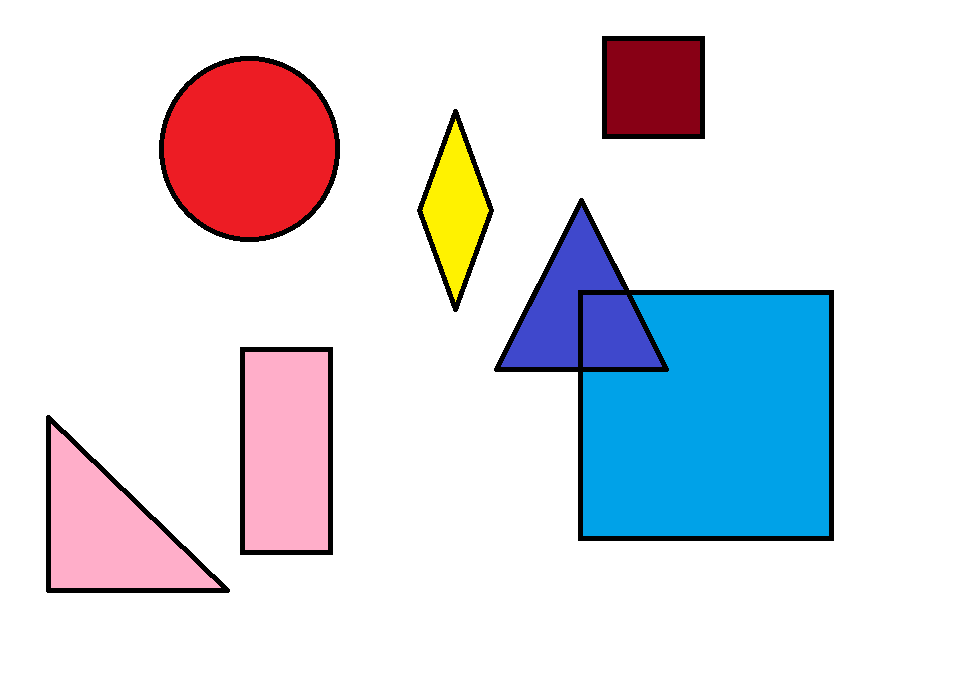
//> input picture Resources/shapes2.png, 960 x 696 px
$ ./Chapter7   (built with g++ and OpenCV 4)
//> lines starting //> are read from the running program, lines starting //| are printed output that depends on the picture; after the words box and inside, x2 and y2 are one past the last pixel; in counts of white or black regions, pixels touching at a corner belong together
#include <opencv2/imgcodecs.hpp>
#include <opencv2/highgui.hpp>
#include <opencv2/imgproc.hpp>
#include <iostream>

using namespace cv;
using namespace std;

//////////// Shape Detection ///////////////

Mat imgGray, imgBlur, imgCanny, imgDilated;

void getContours(Mat imgDilated, Mat drawImg)
{
	vector<vector<Point>> contours;
	vector<Vec4i> hierarchy;

	findContours(imgDilated, contours, hierarchy, RETR_EXTERNAL, CHAIN_APPROX_SIMPLE);
	//drawContours(drawImg, contours, -1, Scalar(0, 0, 255), 2);

	vector<vector<Point>> conPoly(contours.size()); //Has corners to tell what kind of shape
	vector<Rect> boundRect(contours.size());

	for (int i = 0; i < contours.size(); i++)
	{
		int area = contourArea(contours[i]);
		//cout << area << endl;

		string objectType;

		if (area > 1000)
		{
			float peri = arcLength(contours[i], true);
			approxPolyDP(contours[i], conPoly[i], 0.02 * peri, true);
			drawContours(drawImg, conPoly, i, Scalar(0, 0, 255), 2);
			cout << conPoly[i].size() << endl;
			boundRect[i] = boundingRect(conPoly[i]);
			//putText(drawImg, to_string(area), contours[i][0], FONT_HERSHEY_DUPLEX, .75, Scalar(0, 0, 0), 1);

			int objCor = (int)conPoly[i].size();

			if (objCor == 3) {objectType = "Triangle";}
			if (objCor == 4)
			{
				float aspRatio = (float)boundRect[i].width / (float)boundRect[i].height;
				cout << aspRatio << endl;
				if (aspRatio > 0.95 && aspRatio < 1.05)
				{
					objectType = "Square";
				}else{ objectType = "Rectangle"; }
			}
			if (objCor > 4) {objectType = "Circle";}

			rectangle(drawImg, boundRect[i].tl(), boundRect[i].br(), Scalar(0, 255, 0), 5); // Draw bounding box
			putText(drawImg, objectType, {boundRect[i].x, boundRect[i].y - 5}, FONT_HERSHEY_PLAIN, 1, Scalar(0, 0, 255), 1); // Draw text
		}
	}
}

void main()
{
	string path = "Resources/shapes2.png";
	Mat img = imread(path);
//> img is the input picture: 696 rows x 960 cols, CV_8UC3; mean B, G, R 228.9, 221.2, 220.9

	// Preprocessing
	cvtColor(img, imgGray, COLOR_BGR2GRAY); //RGB to grayscale
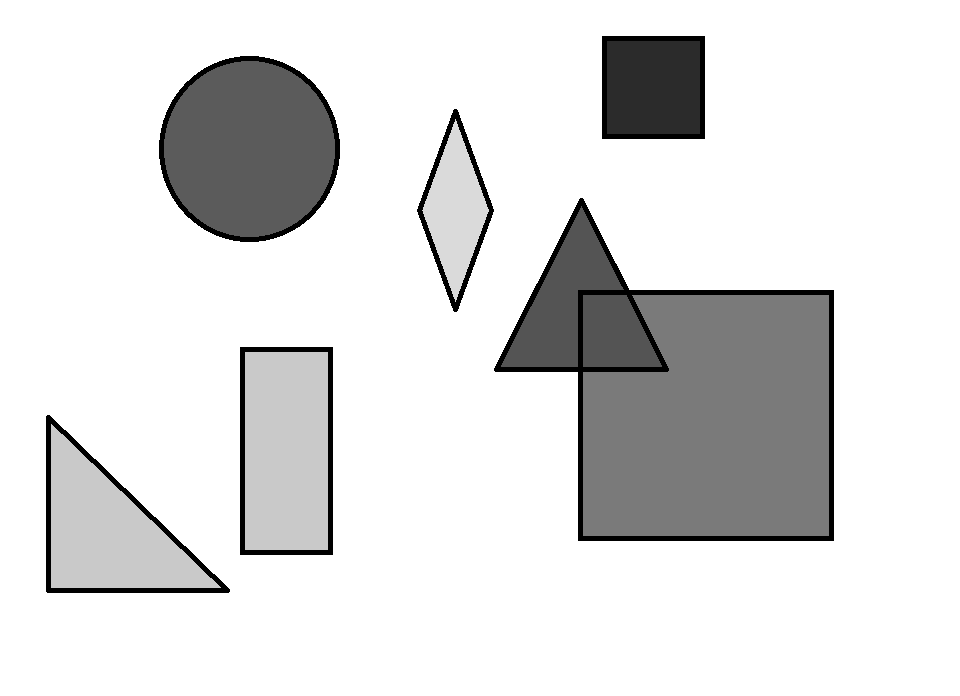
//> imgGray: 696 rows x 960 cols, CV_8UC1; min 0, max 255, mean 222
	GaussianBlur(img, imgBlur, Size(3, 3), 3, 0); // Blur
	Canny(imgBlur, imgCanny, 25, 75); //Detect edges
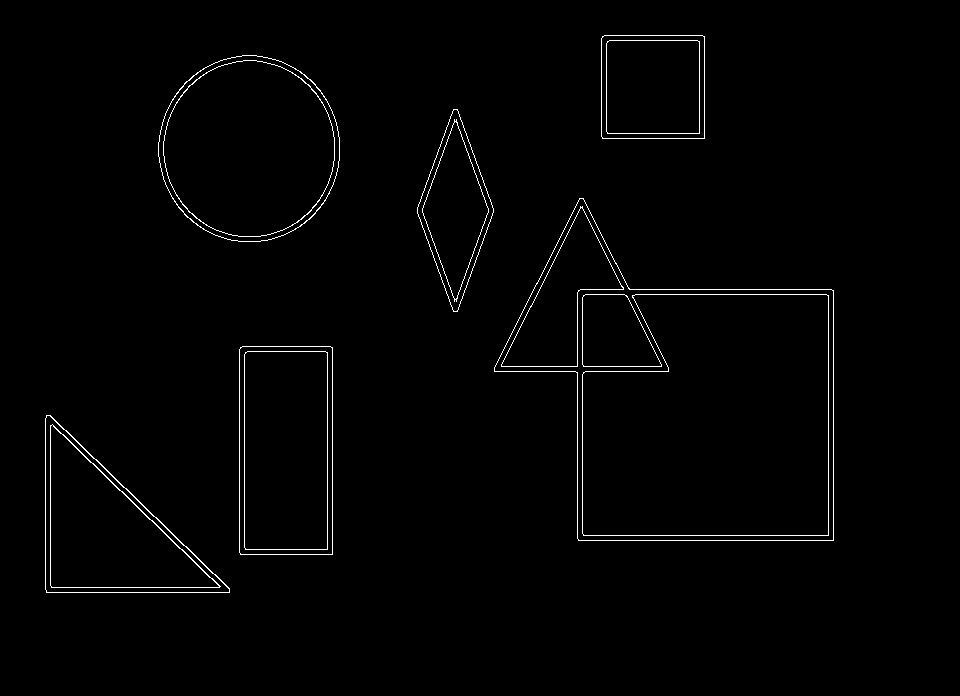
//> imgCanny: 696 rows x 960 cols, CV_8UC1; 1.2% white in thin lines or dots, all inside (x1, y1, x2, y2) = (45, 35, 834, 593)
	Mat kernel = getStructuringElement(MORPH_RECT, Size(3, 3)); //Creates kernel for dilation greater number more dilation
	dilate(imgCanny, imgDilated, kernel);
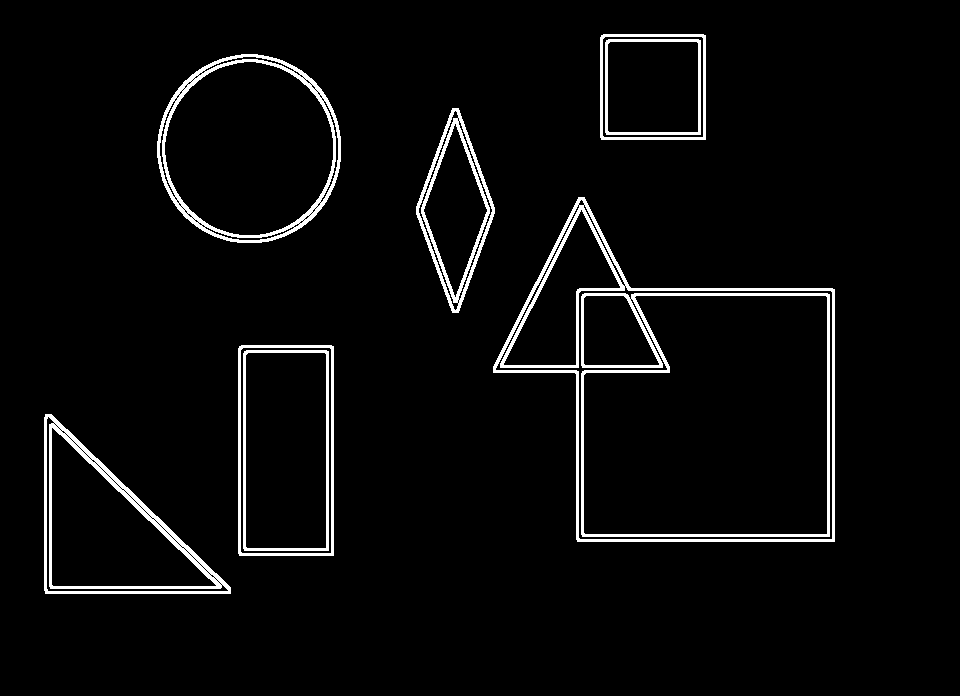
//> imgDilated: 696 rows x 960 cols, CV_8UC1; 3.9% white; 9 white regions

	imshow("Image", img);

	getContours(imgDilated, img);
//> in getContours, `findContours(imgDilated, contours, hierarchy, RETR_EXTERNAL, CHAIN_APP..`: contours = 6 contours; box (x1, y1, x2, y2) and area: (493, 197, 835, 542) 75364, (157, 54, 341, 243) 27182, (238, 345, 334, 556) 19943, (44, 414, 231, 594) 17800, (600, 34, 706, 140) 11018, (416, 108, 495, 313) 8748
//> in getContours, `vector<vector<Point>> conPoly(contours.size());`: conPoly = 6 empty contours
//> the loop in getContours, `for (int i = 0; i < contours.size(); i++)` made 6 passes
//> (area, peri, objCor, aspRatio) on passes 2, 4, 6: (19943, 607.7, 4, 0.455), (8748, 479.6, 4, 0.385), (11018, 417.7, 4, 1)
//> (area, peri, objCor) on passes 1, 3, 5: (17800, 627.5, 3), (75364, 1290.3, 7), (27182, 617.8, 8)
//| 3
//| 4
//| 0.454976
//| 7
//| 4
//| 0.385366
//| 8
//| 4
//| 1
//> pass 1, in getContours, `putText(drawImg, objectType, {boundRect[i].x, boundRect[i].y - 5}, FON..`:
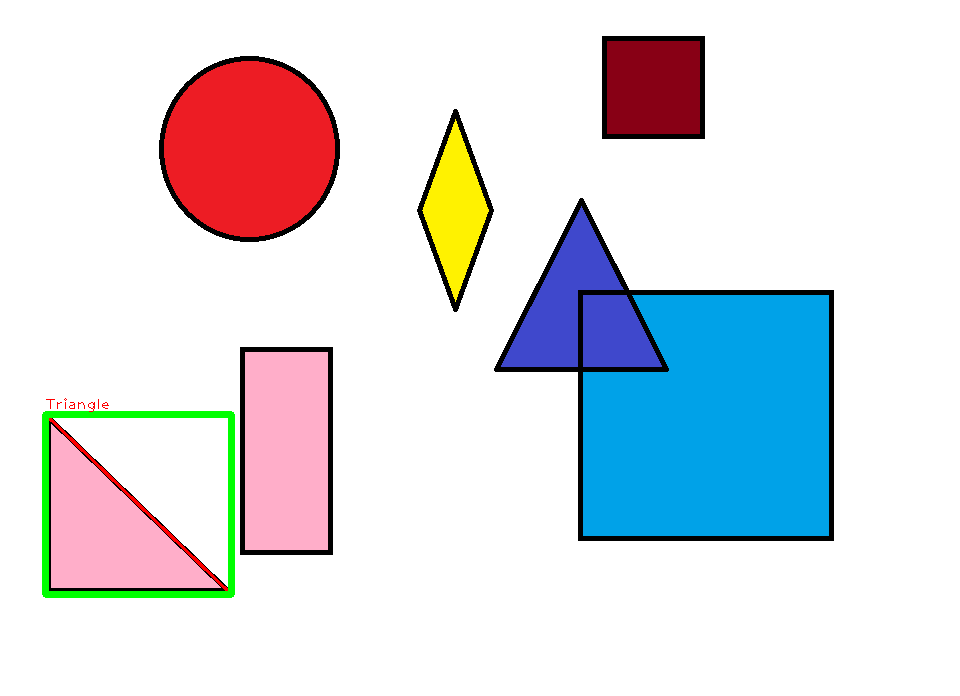
//> drawImg: 696 rows x 960 cols, CV_8UC3; 0.9% of pixels changed, all inside (x1, y1, x2, y2) = (42, 398, 235, 598)
//> pass 2, in getContours, `putText(drawImg, objectType, {boundRect[i].x, boundRect[i].y - 5}, FON..`:
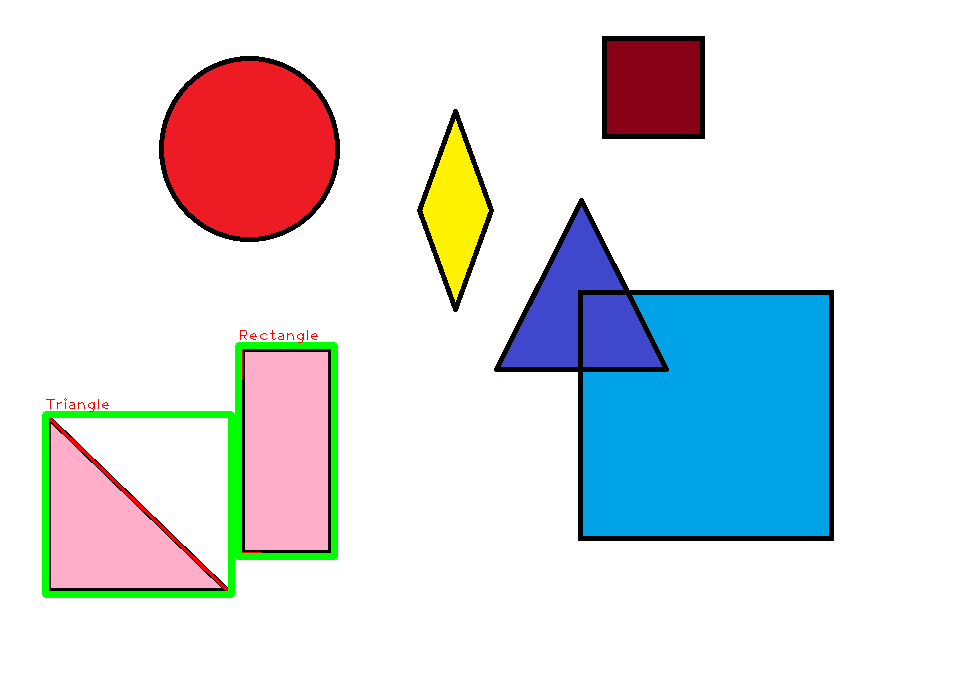
//> drawImg: 696 rows x 960 cols, CV_8UC3; 0.67% of pixels changed, all inside (x1, y1, x2, y2) = (235, 330, 338, 560)
//> pass 3, in getContours, `putText(drawImg, objectType, {boundRect[i].x, boundRect[i].y - 5}, FON..`:
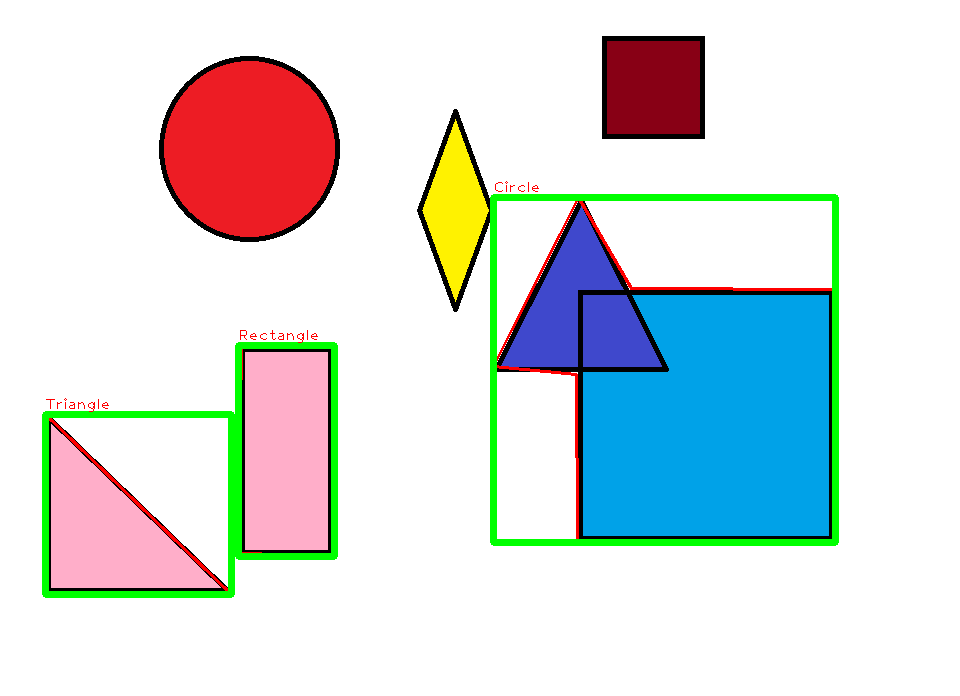
//> drawImg: 696 rows x 960 cols, CV_8UC3; 1.77% of pixels changed, all inside (x1, y1, x2, y2) = (490, 181, 839, 546)
//> after the loop in getContours, `for (int i = 0; i < contours.size(); i++)`:
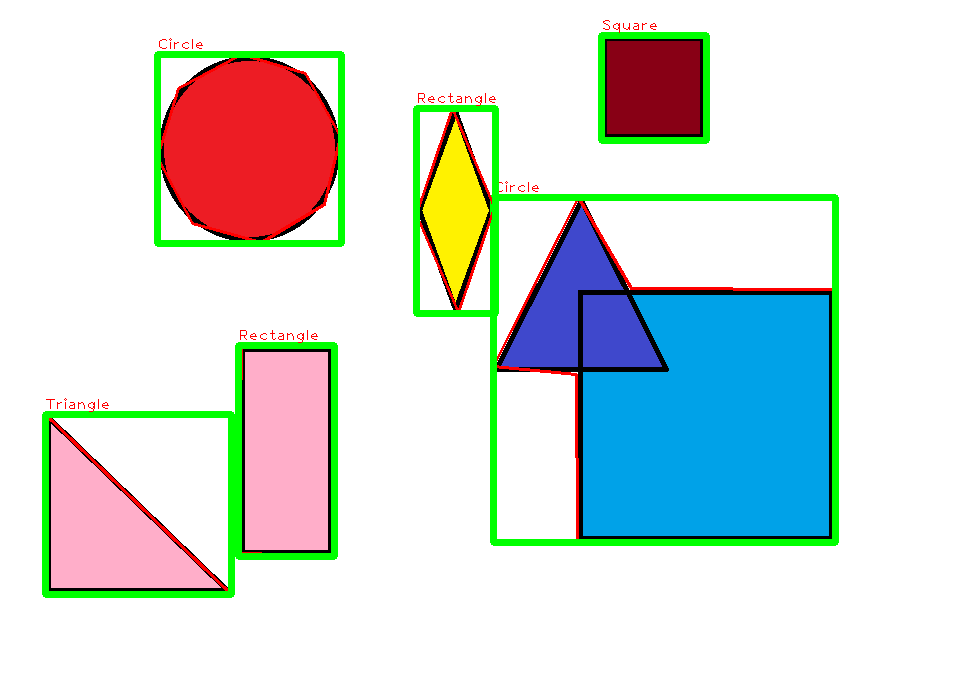
//> drawImg: 696 rows x 960 cols, CV_8UC3; 2.13% of pixels changed, all inside (x1, y1, x2, y2) = (154, 20, 710, 317)

	imshow("Processed Image", img);

	waitKey(0);
}

$ run again, with Resources/shapes.png copied over Resources/shapes2.png
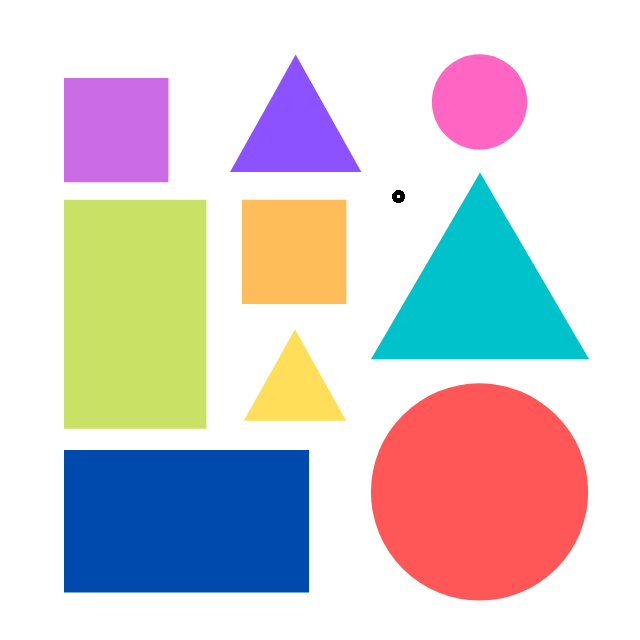
//> input picture Resources/shapes.png, 640 x 640 px
//> img is the input picture: 640 rows x 640 cols, CV_8UC3; mean B, G, R 209.9, 207, 212.7
//> `Canny(imgBlur, imgCanny, 25, 75);`:
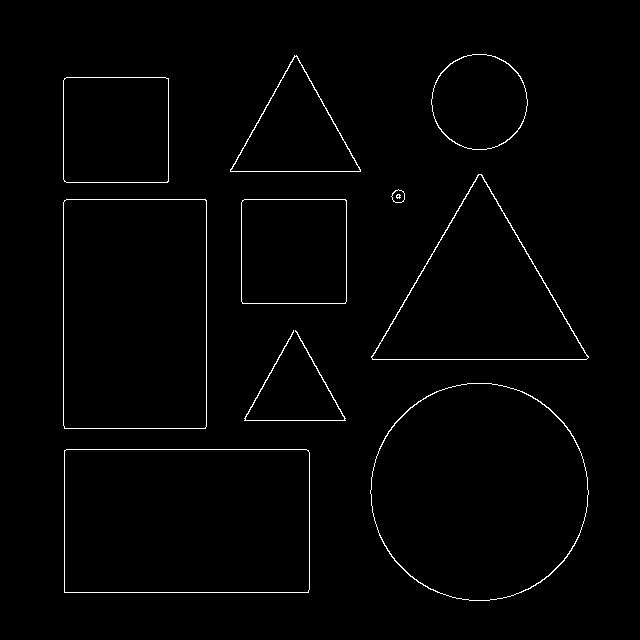
//> imgCanny: 640 rows x 640 cols, CV_8UC1; 1.3% white in thin lines or dots, all inside (x1, y1, x2, y2) = (63, 54, 589, 601)
//> imgDilated: 640 rows x 640 cols, CV_8UC1; 3.9% white; 10 white regions
//> contours = 10 contours; largest, box (x1, y1, x2, y2) and area: (369, 382, 590, 602) 37953, (63, 448, 311, 594) 35807, (62, 198, 208, 430) 33486, (370, 173, 590, 361) 21324, (62, 76, 170, 184) 11438
//> conPoly = 10 empty contours
//> the loop in getContours, `for (int i = 0; i < contours.size(); i++)` made 10 passes
//> (area, peri, objCor, aspRatio) on passes 1, 4, 5, 8: (35807, 781.7, 4, 1.7), (11334, 423.1, 4, 1.01), (33486, 749.1, 4, 0.628), (11438, 424.5, 4, 1)
//> (printed output is left out)
//> after the loop in getContours, `for (int i = 0; i < contours.size(); i++)`:
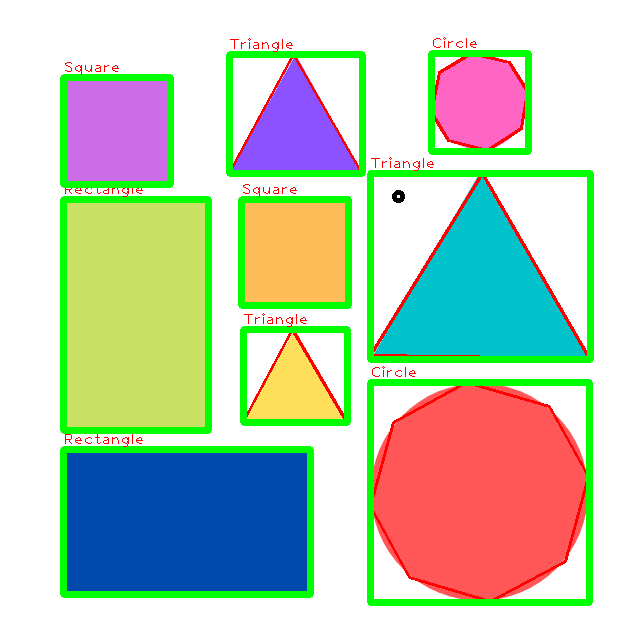
//> drawImg: 640 rows x 640 cols, CV_8UC3; mean B, G, R 185.5, 206.1, 191.8
